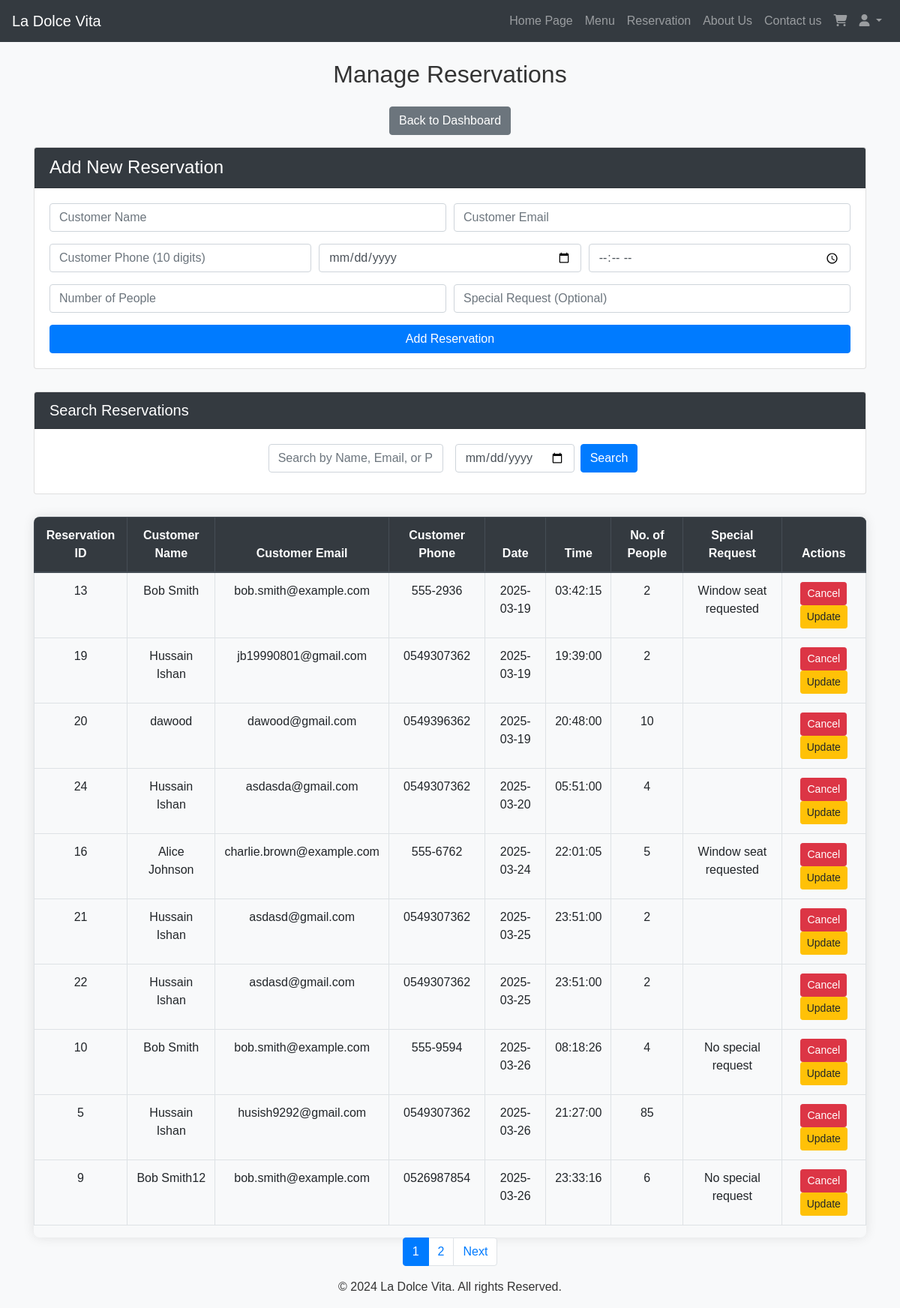
Page /index.php?page=admin_manage_reservations (signed in) on the earlier database version.
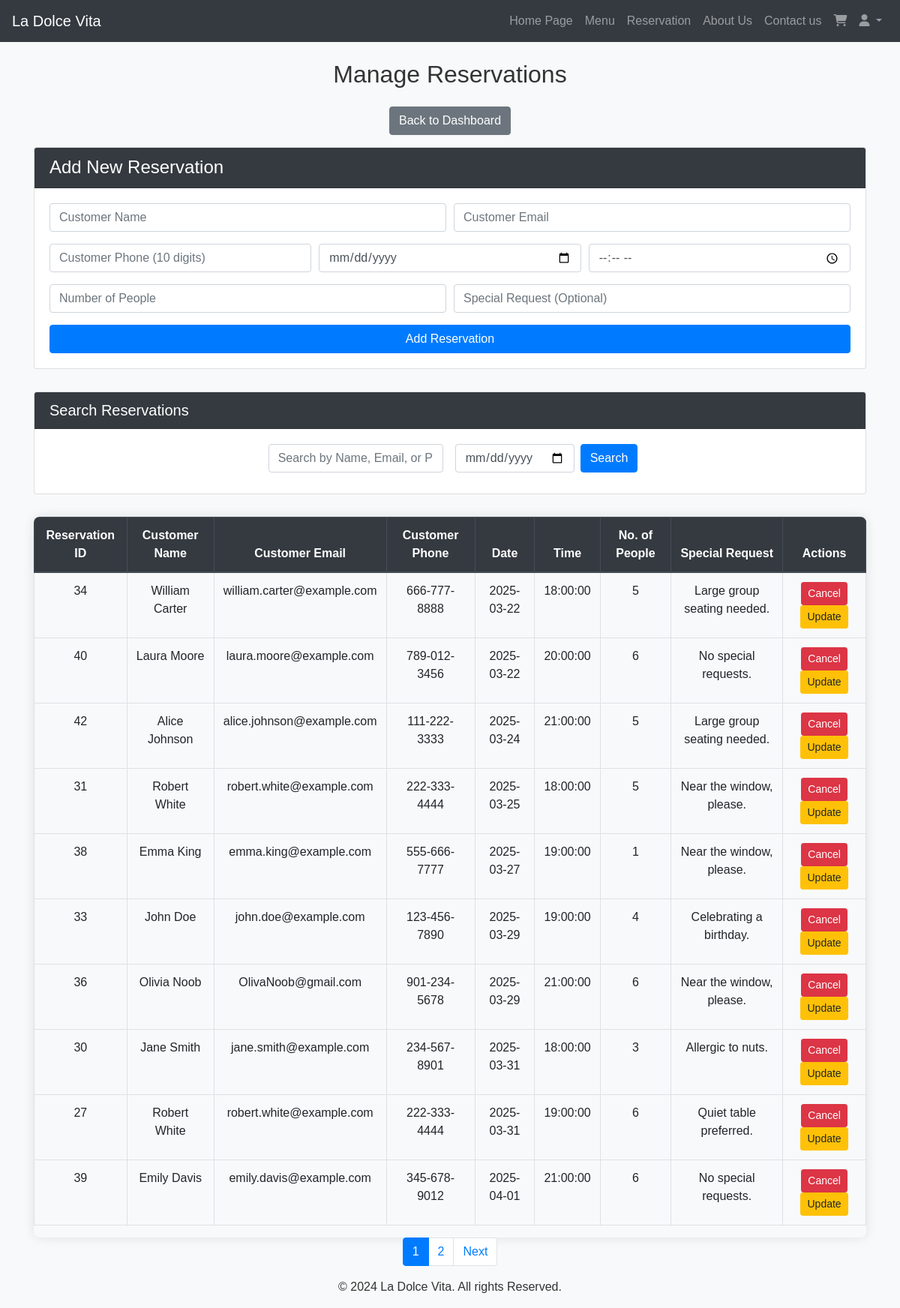
Same page on the later database version.
### tables this page shows
CREATE TABLE IF NOT EXISTS `reservations` (
  `ReservationID` int NOT NULL AUTO_INCREMENT,
  `CustomerName` varchar(255) NOT NULL,
  `CustomerEmail` varchar(255) NOT NULL,
  `CustomerPhone` varchar(255) NOT NULL,
  `ReservationDate` date NOT NULL,
  `ReservationTime` time NOT NULL,
  `NumberOfPeople` int NOT NULL,
  `SpecialRequest` text,
  `CreatedAt` timestamp NULL DEFAULT CURRENT_TIMESTAMP,
  PRIMARY KEY (`ReservationID`)
);

### src/controller/admin/ReservationsManagement.php (the view, shortened to what the changed rows need)
<?php
require_once realpath(__DIR__ . '/../../../config/config.php');
require_once realpath(__DIR__ . '/../../../utils/utils.php');
$p = isset($_GET['p']) ? (int)$_GET['p'] : 1;
$limit = 10;
$offset = ($p - 1) * $limit;
$whereClause = " WHERE 1=1 ";
$paramTypes = "";
$params = [];
$count_query = "SELECT COUNT(*) as total FROM reservations" . $whereClause;
$stmt_count = $mysqli->prepare($count_query);
$stmt_count->execute();
$result_count = $stmt_count->get_result();
$row_count = $result_count->fetch_assoc();
$total = $row_count['total'];
$totalPages = ceil($total / $limit);
$filter_query = "SELECT * FROM reservations" . $whereClause . " ORDER BY ReservationDate ASC, ReservationTime ASC LIMIT ? OFFSET ?";
$paramTypes .= "ii";
$params[] = $limit;
$params[] = $offset;
$stmt = $mysqli->prepare($filter_query);
$stmt->bind_param($paramTypes, ...$params);
$stmt->execute();
$result = $stmt->get_result();
$baseUrl = "index.php?page=admin_manage_reservations&";
?>
<!DOCTYPE html>
<html lang="en">
<head>
    <link rel="stylesheet" href="https://stackpath.bootstrapcdn.com/bootstrap/4.5.2/css/bootstrap.min.css">
    <link rel="stylesheet" href="https://cdnjs.cloudflare.com/ajax/libs/font-awesome/5.15.4/css/all.min.css">
    <link rel="stylesheet" href="/assets/css/styles.css">
</head>
<body>
    <div class="container mt-4">
        <h2 class="text-center mb-4">Manage Reservations</h2>
        <div class="table-container">
            <div class="table-responsive">
                <table class="table table-hover table-bordered text-center">
                    <thead class="thead-dark">
                        <tr>
                            <th scope="col">Reservation ID</th>
                            <th scope="col">Customer Name</th>
                            <th scope="col">Customer Email</th>
                            <th scope="col">Customer Phone</th>
                            <th scope="col">Date</th>
                            <th scope="col">Time</th>
                            <th scope="col">No. of People</th>
                            <th scope="col">Special Request</th>
                            <th scope="col">Actions</th>
                        </tr>
                    </thead>
                    <tbody>
                        <?php
                        if ($result && mysqli_num_rows($result) > 0) {
                            while ($row = $result->fetch_assoc()) {
                                echo "<tr>";
                                echo "<td>" . htmlspecialchars($row['ReservationID']) . "</td>";
                                echo "<td>" . htmlspecialchars($row['CustomerName']) . "</td>";
                                echo "<td>" . htmlspecialchars($row['CustomerEmail']) . "</td>";
                                echo "<td>" . htmlspecialchars($row['CustomerPhone']) . "</td>";
                                echo "<td>" . htmlspecialchars($row['ReservationDate']) . "</td>";
                                echo "<td>" . htmlspecialchars($row['ReservationTime']) . "</td>";
                                echo "<td>" . htmlspecialchars($row['NumberOfPeople']) . "</td>";
                                echo "<td>" . htmlspecialchars($row['SpecialRequest']) . "</td>";
                                echo "<td>
                                        <form action='index.php?page=admin_manage_reservations' method='POST' class='d-inline' onsubmit=\"return confirm('Are you sure you want to cancel this reservation?');\">
                                            <input type='hidden' name='reservation_id' value='" . htmlspecialchars($row['ReservationID']) . "'>
                                            <button type='submit' name='cancel_reservation' class='btn btn-danger btn-sm'>Cancel</button>
                                        </form>
                                        <button class='btn btn-warning btn-sm' data-toggle='modal' data-target='#editReservationModal" . htmlspecialchars($row['ReservationID']) . "'>Update</button>
                                        <div class='modal fade' id='editReservationModal" . htmlspecialchars($row['ReservationID']) . "' tabindex='-1' role='dialog'>
                                                            <input type='hidden' name='reservation_id' value='" . htmlspecialchars($row['ReservationID']) . "'>
                                                                <input type='text' name='name' class='form-control' value='" . htmlspecialchars($row['CustomerName']) . "' required>
                                                                <input type='email' name='email' class='form-control' value='" . htmlspecialchars($row['CustomerEmail']) . "' required>
                                                                <input type='tel' name='phone' class='form-control' value='" . htmlspecialchars($row['CustomerPhone']) . "' required>
                                                                <input type='date' name='date' class='form-control' value='" . htmlspecialchars($row['ReservationDate']) . "' required>
                                                                <input type='time' name='time' class='form-control' value='" . htmlspecialchars($row['ReservationTime']) . "' required>
                                                                <input type='number' name='people' class='form-control' value='" . htmlspecialchars($row['NumberOfPeople']) . "' required>
                                                                <input type='text' name='request' class='form-control' value='" . htmlspecialchars($row['SpecialRequest']) . "'>
                                        </div>
                                      </td>";
                                echo "</tr>";
                            }
                        } else {
                            echo "<tr><td colspan='9'>No reservations found.</td></tr>";
                        }
                        ?>
                    </tbody>
                </table>
            </div>
        </div>
        <?php echo generatePaginationLinks($p, $totalPages, $baseUrl); ?>
    </div>
</body>
</html>

### utils/utils.php (shortened to what the changed rows need)
<?php
function generatePaginationLinks($currentPage, $totalPages, $baseUrl) {
    $links = '';
    $links .= '<nav aria-label="Page navigation"><ul class="pagination justify-content-center">';
    for ($i = 1; $i <= $totalPages; $i++) {
        $active = ($i == $currentPage) ? ' active' : '';
        $links .= '<li class="page-item' . $active . '"><a class="page-link" href="' . $baseUrl . 'p=' . $i . '">' . $i . '</a></li>';
    }
    if ($currentPage < $totalPages) {
        $links .= '<li class="page-item"><a class="page-link" href="' . $baseUrl . 'p=' . ($currentPage + 1) . '">Next</a></li>';
    }
    $links .= '</ul></nav>';
    return $links;
}
?>

Differences in the rows shown:
removed reservations: ReservationID "13", CustomerName "Bob Smith", CustomerEmail "bob.smith@example.com", CustomerPhone "555-2936", ReservationDate "2025-03-19", ReservationTime "03:42:15", NumberOfPeople "2", SpecialRequest "Window seat requested"
removed reservations: ReservationID "19", CustomerName "Hussain Ishan", CustomerEmail "jb19990801@gmail.com", CustomerPhone "0549307362", ReservationDate "2025-03-19", ReservationTime "19:39:00", NumberOfPeople "2"
removed reservations: ReservationID "20", CustomerName "dawood", CustomerEmail "dawood@gmail.com", CustomerPhone "0549396362", ReservationDate "2025-03-19", ReservationTime "20:48:00", NumberOfPeople "10"
removed reservations: ReservationID "24", CustomerName "Hussain Ishan", CustomerEmail "asdasda@gmail.com", CustomerPhone "0549307362", ReservationDate "2025-03-20", ReservationTime "05:51:00", NumberOfPeople "4"
removed reservations: ReservationID "16", CustomerName "Alice Johnson", CustomerEmail "charlie.brown@example.com", CustomerPhone "555-6762", ReservationDate "2025-03-24", ReservationTime "22:01:05", NumberOfPeople "5", SpecialRequest "Window seat requested"
removed reservations: ReservationID "21", CustomerName "Hussain Ishan", CustomerEmail "asdasd@gmail.com", CustomerPhone "0549307362", ReservationDate "2025-03-25", ReservationTime "23:51:00", NumberOfPeople "2"
removed reservations: ReservationID "22", CustomerName "Hussain Ishan", CustomerEmail "asdasd@gmail.com", CustomerPhone "0549307362", ReservationDate "2025-03-25", ReservationTime "23:51:00", NumberOfPeople "2"
removed reservations: ReservationID "10", CustomerName "Bob Smith", CustomerEmail "bob.smith@example.com", CustomerPhone "555-9594", ReservationDate "2025-03-26", ReservationTime "08:18:26", NumberOfPeople "4", SpecialRequest "No special request"
removed reservations: ReservationID "5", CustomerName "Hussain Ishan", CustomerEmail "husish9292@gmail.com", CustomerPhone "0549307362", ReservationDate "2025-03-26", ReservationTime "21:27:00", NumberOfPeople "85"
removed reservations: ReservationID "9", CustomerName "Bob Smith12", CustomerEmail "bob.smith@example.com", CustomerPhone "0526987854", ReservationDate "2025-03-26", ReservationTime "23:33:16", NumberOfPeople "6", SpecialRequest "No special request"
added reservations: ReservationID "34", CustomerName "William Carter", CustomerEmail "william.carter@example.com", CustomerPhone "666-777-8888", ReservationDate "2025-03-22", ReservationTime "18:00:00", NumberOfPeople "5", SpecialRequest "Large group seating needed."
added reservations: ReservationID "40", CustomerName "Laura Moore", CustomerEmail "laura.moore@example.com", CustomerPhone "789-012-3456", ReservationDate "2025-03-22", ReservationTime "20:00:00", NumberOfPeople "6", SpecialRequest "No special requests."
added reservations: ReservationID "42", CustomerName "Alice Johnson", CustomerEmail "alice.johnson@example.com", CustomerPhone "111-222-3333", ReservationDate "2025-03-24", ReservationTime "21:00:00", NumberOfPeople "5", SpecialRequest "Large group seating needed."
added reservations: ReservationID "31", CustomerName "Robert White", CustomerEmail "robert.white@example.com", CustomerPhone "222-333-4444", ReservationDate "2025-03-25", ReservationTime "18:00:00", NumberOfPeople "5", SpecialRequest "Near the window, please."
added reservations: ReservationID "38", CustomerName "Emma King", CustomerEmail "emma.king@example.com", CustomerPhone "555-666-7777", ReservationDate "2025-03-27", ReservationTime "19:00:00", NumberOfPeople "1", SpecialRequest "Near the window, please."
added reservations: ReservationID "33", CustomerName "John Doe", CustomerEmail "john.doe@example.com", CustomerPhone "123-456-7890", ReservationDate "2025-03-29", ReservationTime "19:00:00", NumberOfPeople "4", SpecialRequest "Celebrating a birthday."
added reservations: ReservationID "36", CustomerName "Olivia Noob", CustomerEmail "OlivaNoob@gmail.com", CustomerPhone "901-234-5678", ReservationDate "2025-03-29", ReservationTime "21:00:00", NumberOfPeople "6", SpecialRequest "Near the window, please."
added reservations: ReservationID "30", CustomerName "Jane Smith", CustomerEmail "jane.smith@example.com", CustomerPhone "234-567-8901", ReservationDate "2025-03-31", ReservationTime "18:00:00", NumberOfPeople "3", SpecialRequest "Allergic to nuts."
added reservations: ReservationID "27", CustomerName "Robert White", CustomerEmail "robert.white@example.com", CustomerPhone "222-333-4444", ReservationDate "2025-03-31", ReservationTime "19:00:00", NumberOfPeople "6", SpecialRequest "Quiet table preferred."
added reservations: ReservationID "39", CustomerName "Emily Davis", CustomerEmail "emily.davis@example.com", CustomerPhone "345-678-9012", ReservationDate "2025-04-01", ReservationTime "21:00:00", NumberOfPeople "6", SpecialRequest "No special requests."
